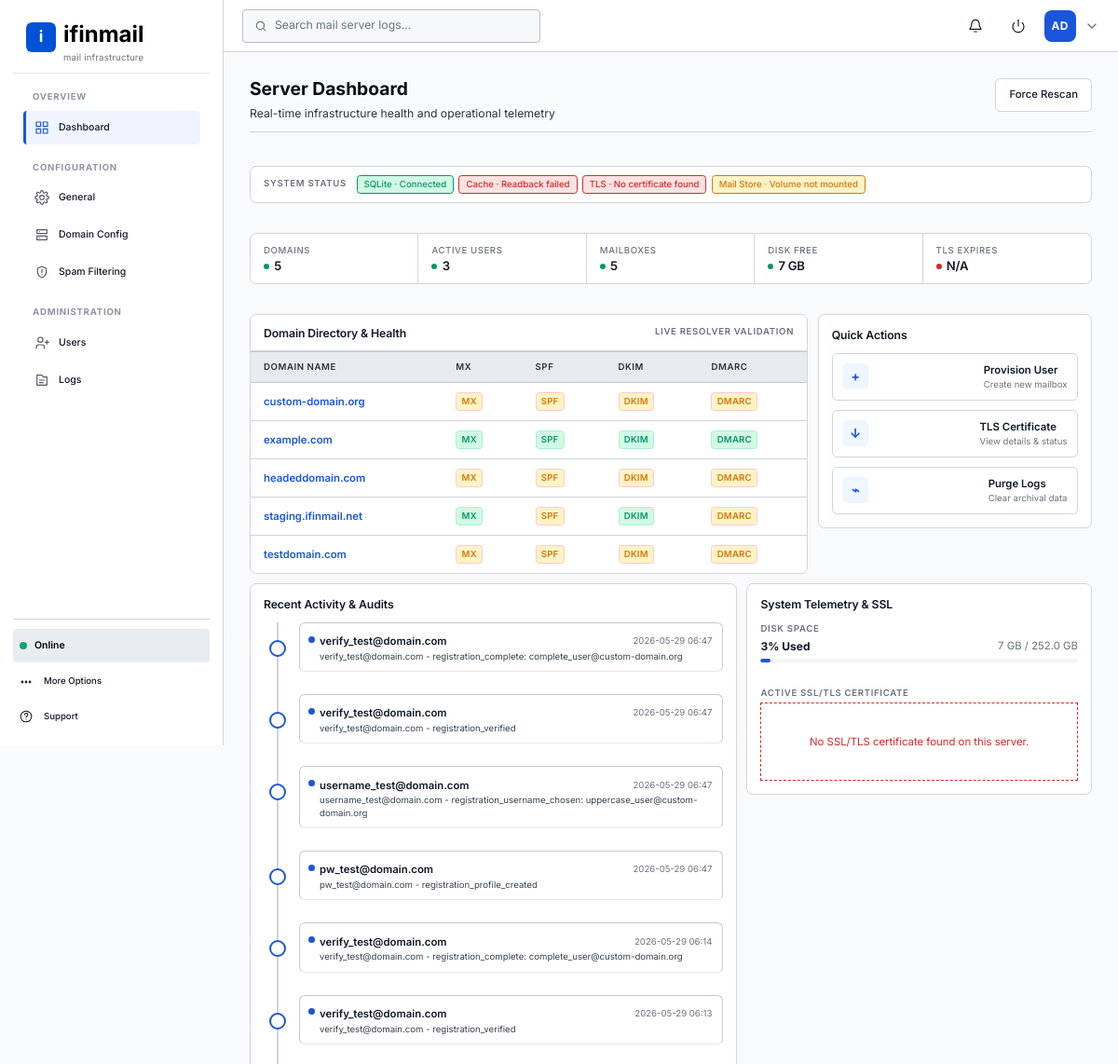
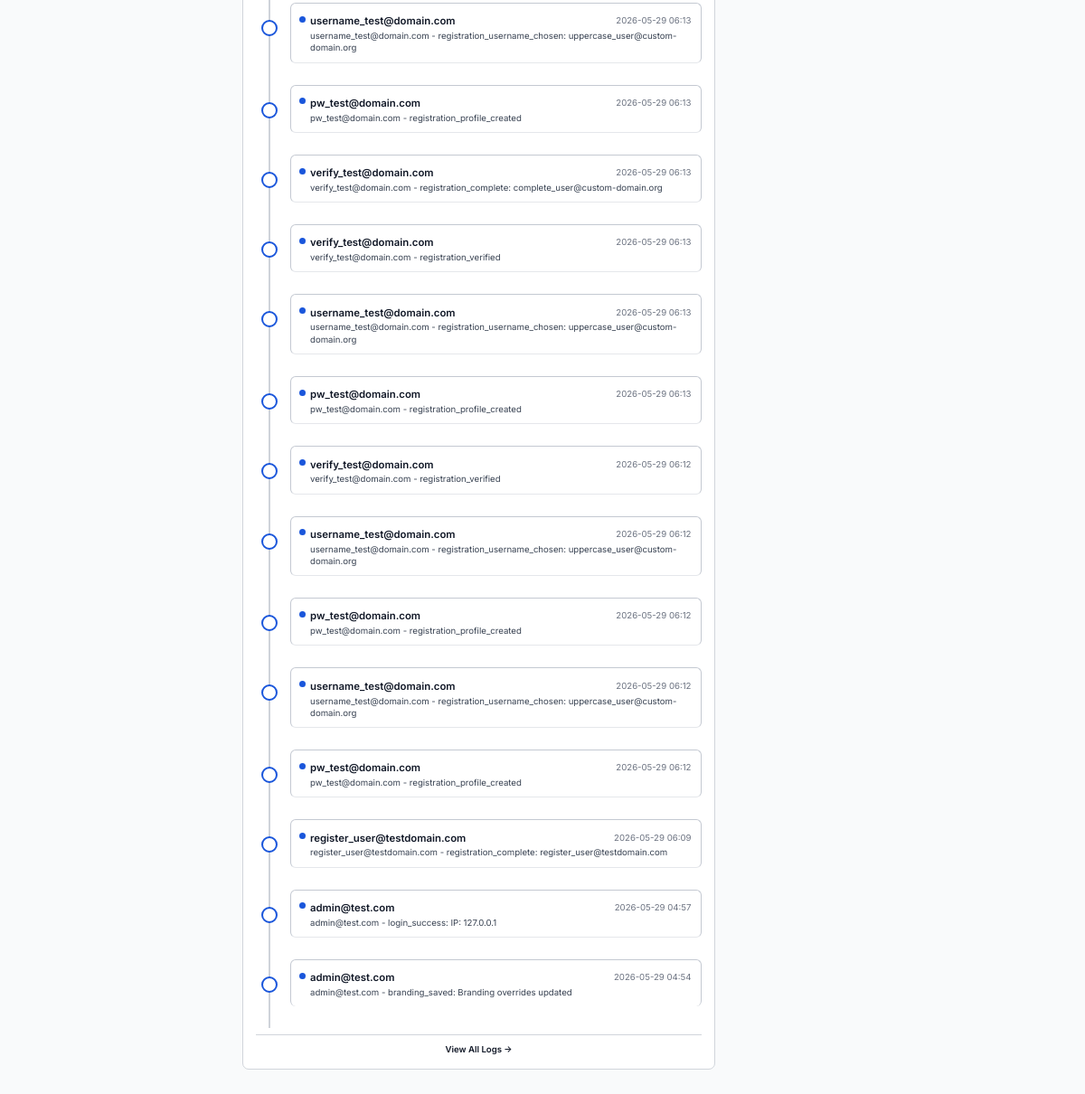
Page /accounts/dashboard/ (signed in) on the earlier database version (2 pictures, top to bottom).
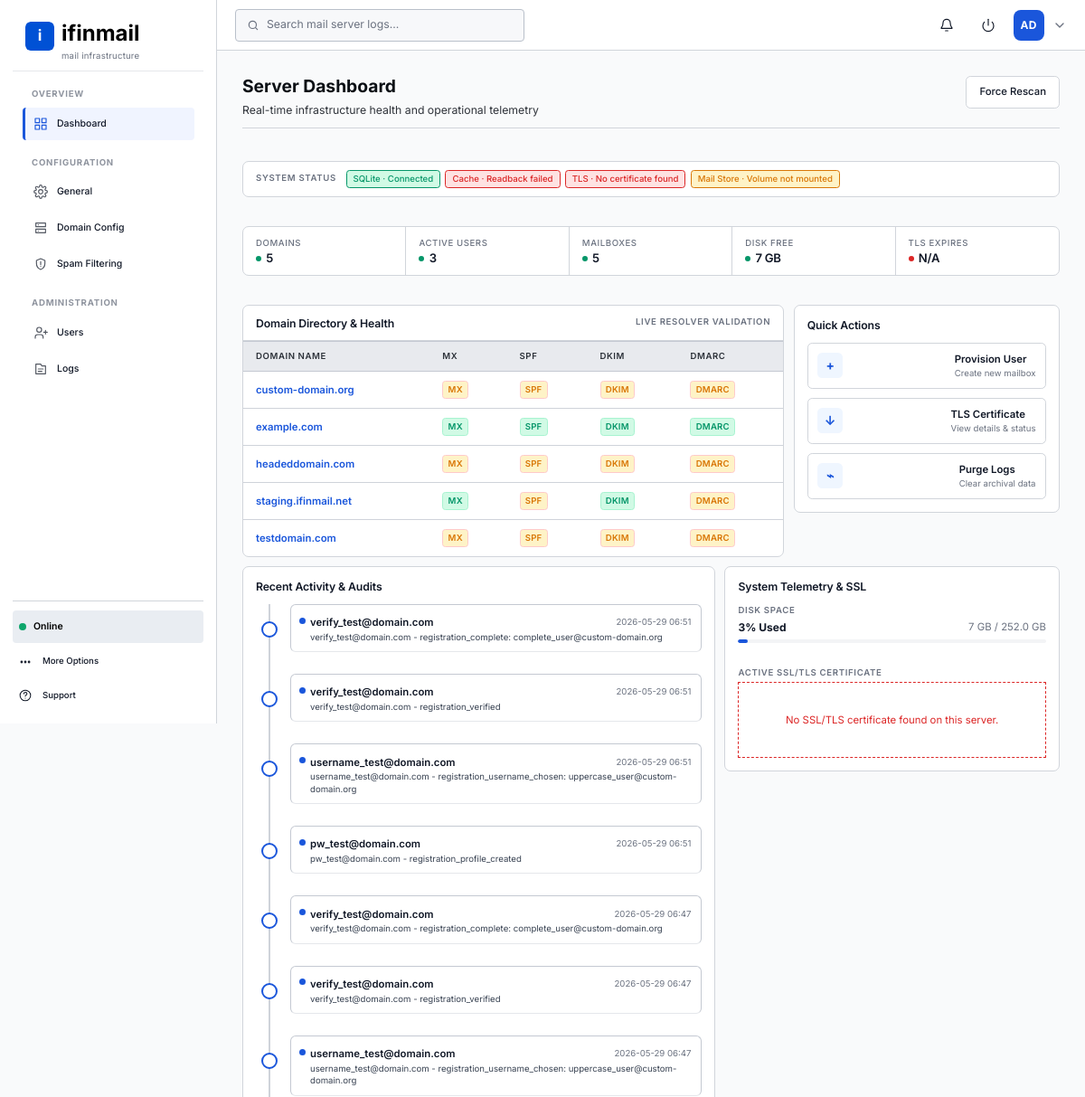
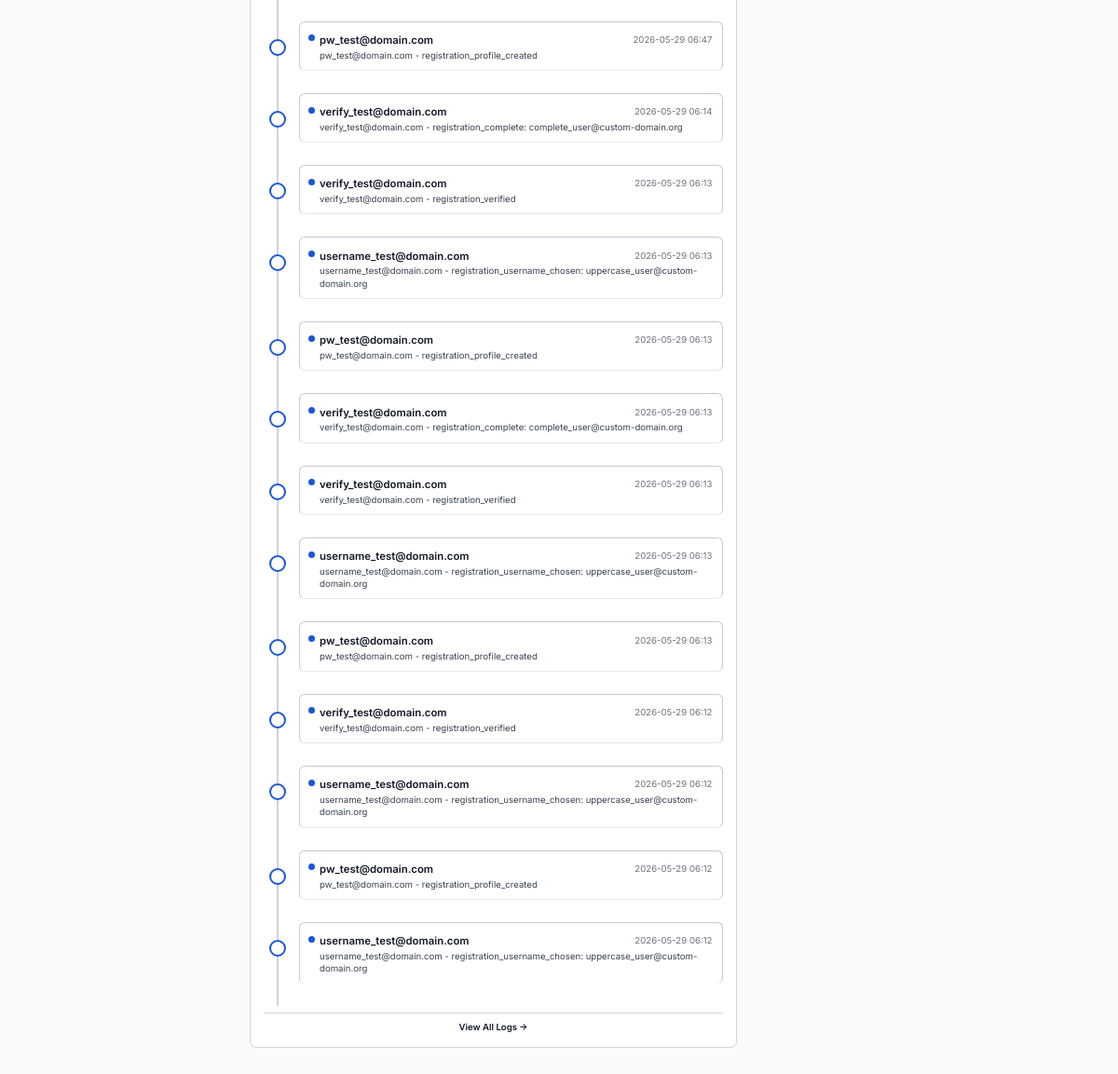
Same page on the later database version (2 pictures, top to bottom).
### backend/services/models.py (models this page shows, shortened)
class AuditEvent(models.Model):
    id = models.UUIDField(primary_key=True, default=uuid.uuid4, editable=False)
    time = models.DateTimeField(auto_now_add=True)
    user = models.CharField(max_length=255)
    action = models.CharField(max_length=255)
    detail = models.TextField(blank=True)
    severity = models.CharField(max_length=32, default='info')
    class Meta:
        managed = True
        db_table = 'ifinmail_audit_event'
        ordering = ['-time']

### backend/apps/accounts/views/dashboard.py (the view)
# urls.py: path('', RedirectView.as_view(pattern_name='accounts:dashboard', permanent=False)),
@login_required
@user_passes_test(_is_staff, login_url='accounts:login')
def dashboard(request: HttpRequest) -> HttpResponse:
    stats = _get_stats()
    services = _get_service_status()
    domains = _get_domains(request)
    events = _get_activity()
    disk = _get_disk_usage()
    tls_days = _get_tls_expiry_days()
    tls_info = _get_tls_info()
    is_mock = not any([stats, services, domains, events])
    return render(
        request,
        'admin/dashboard.html',
        {
            'stats': stats,
            'services': services,
            'domains': domains,
            'domains_empty': len(domains) == 0,
            'events': events,
            'storage_used': disk.get('display', 'N/A'),
            'storage_pct': f'{disk.get("pct", 0):.0f}%',
            'storage_total': f'{disk.get("total_gb", 0):.1f} GB',
            'storage_status': disk.get('status', 'warn'),
            'storage_warning': str(_('Cleanup recommended')) if disk.get('status') == 'err' else '',
            'tls_days': tls_days,
            'tls_info': tls_info,
            'mail_hostname': os.environ.get('MAIL_HOSTNAME', ''),
            'active_section': 'dashboard',
            'header_search_placeholder': 'Search mail server logs...',
            'is_mock': is_mock,
        },
    )

### backend/apps/accounts/services/__init__.py (called while the page is built)
    @staticmethod
    def get_active_count() -> int:
        try:
            return MailUser.objects.filter(is_active=True).count()
        except OperationalError:
            logger.exception('Failed to fetch active user count')
            return 0

### backend/apps/accounts/views/auth.py (called while the page is built)
def _is_staff(user: object) -> bool:
    if not user.is_authenticated:
        return False
    try:
        user.refresh_from_db(fields=['is_staff', 'is_superuser', 'is_active'])
    except ObjectDoesNotExist:
        logger.warning('User object disappeared during staff check')
        return False
    if not user.is_active:
        return False
    return user.is_staff or user.is_superuser

### backend/apps/accounts/views/dashboard.py (called while the page is built, shortened)
def _make_check(code: str, status_bool: bool, label: str) -> dict[str, str]:
    if status_bool:
        return {'check': code, 'status': 'pass', 'message': f'{label} verified'}
    return {'check': code, 'status': 'warn', 'message': f'Verify {label}'}

def _get_mail_volume_stats() -> dict[str, object]:
    mail_root = _MAIL_VHOSTS_DIR
    if not os.path.isdir(mail_root):
        return {'exists': False, 'display': 'N/A'}

### backend/apps/domains/services/__init__.py (called while the page is built)
    @staticmethod
    def get_all_domains() -> QuerySet[Domain]:
        return Domain.objects.order_by('name')

### frontend/templates/admin/dashboard.html (shortened to what the changed rows need)
{% extends "base.html" %}
{% load i18n %}{% load static %}
{% block content %}
<section class="ifinmail-admin-content">
    <div class="ifinmail-admin-page">
        <div class="ifinmail-page-header">
            <div>
                <h1 class="ifinmail-page-title">{% trans 'Server Dashboard' %}</h1>
            </div>
        </div>
        <div class="ifinmail-admin-grid">
            <article class="ifinmail-table-panel ifinmail-span-8">
                <div class="ifinmail-table-panel-header">
                    <h2 class="ifinmail-panel-title">{% trans 'Domain Directory & Health' %}</h2>
                </div>
                <table class="ifinmail-admin-table">
                    <thead>
                        <tr>
                            <th>{% trans 'Domain Name' %}</th>
                            <th>{% trans 'MX' %}</th>
                            <th>{% trans 'SPF' %}</th>
                            <th>{% trans 'DKIM' %}</th>
                            <th>{% trans 'DMARC' %}</th>
                        </tr>
                    </thead>
                </table>
            </article>
            <aside class="ifinmail-panel ifinmail-span-4">
                <h2 class="ifinmail-panel-title">{% trans 'Quick Actions' %}</h2>
            </aside>
            <aside class="ifinmail-panel ifinmail-span-7">
                <h2 class="ifinmail-panel-title">{% trans 'Recent Activity & Audits' %}</h2>
                <div class="ifinmail-timeline">
                    {% for item in events %}
                    <article class="ifinmail-timeline-item">
                        <span class="ifinmail-status-dot {% if item.severity == 'error' or item.severity == 'err' %}ifinmail-status-dot--danger{% elif item.severity == 'warning' or item.severity == 'warn' %}ifinmail-status-dot--warning{% elif item.severity == 'success' %}ifinmail-status-dot--success{% else %}ifinmail-status-dot--info{% endif %}"></span>
                        <small><strong>{{ item.user }}</strong><span>{{ item.time|slice:":16" }}</span></small>
                        <p>{{ item.description }}</p>
                    </article>
                    {% empty %}
                    <div class="ifinmail-empty-state ifinmail-empty-state--compact">
                        <p>{% trans 'No audit entries yet.' %}</p>
                    </div>
                    {% endfor %}
                </div>
            </aside>
            <article class="ifinmail-panel ifinmail-span-5">
                <h2 class="ifinmail-panel-title">{% trans 'System Telemetry & SSL' %}</h2>
            </article>
        </div>
    </div>
</section>
{% endblock %}

Differences in the rows shown:
no longer on this page (row unchanged): AuditEvent: severity "info" (drawn), user "register_user@testdomain.com"
no longer on this page (row unchanged): AuditEvent: severity "info" (drawn), user "admin@test.com"
no longer on this page (row unchanged): AuditEvent: severity "info" (drawn), user "admin@test.com"
added AuditEvent: severity "info" (drawn), user "verify_test@domain.com"
added AuditEvent: severity "info" (drawn), user "verify_test@domain.com"
added AuditEvent: severity "info" (drawn), user "username_test@domain.com"
Other differences:
new list line: "2026-05-29 06:51 verify_test@domain.com - registration_complete: complete_user@custom-domain.org"
new list line: "2026-05-29 06:51 verify_test@domain.com - registration_verified"
new list line: "2026-05-29 06:51 username_test@domain.com - registration_username_chosen: uppercase_user@custom-domain.org"
new list line: "2026-05-29 06:51 pw_test@domain.com - registration_profile_created"
list line gone: "2026-05-29 06:12 pw_test@domain.com - registration_profile_created"
list line gone: "2026-05-29 06:09 register_user@testdomain.com - registration_complete: register_user@testdomain.com"
list line gone: "2026-05-29 04:57 admin@test.com - login_success: IP: 127.0.0.1"
list line gone: "2026-05-29 04:54 admin@test.com - branding_saved: Branding overrides updated"
